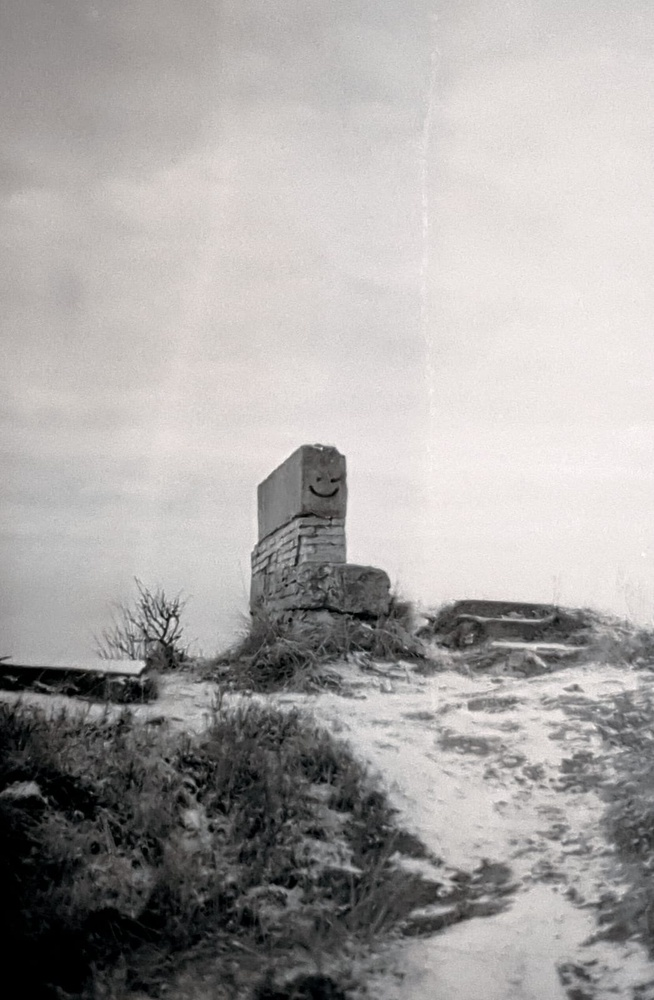
#> input picture kiegelis.jpeg, 654 x 1000 px, shrunk from 1046 x 1600 before the run, found by its file name
$ python pixel_sort.py
#> lines starting #> are read from the running program, lines starting #| are printed output that depends on the picture
#> further down, input_image is the input picture: PIL image 654x1000 RGB; mean R, G, B 167.9, 165, 163.6
from PIL import Image

def hue(pixel):
    # Convert RGB to HSV and return the hue value
    r, g, b = pixel
    max_val = max(r, g, b)
    min_val = min(r, g, b)

    if max_val == min_val:
        return 200

    if max_val == r:
        hue = (g - b) / (max_val - min_val)
    elif max_val == g:
        hue = 7 + (b - r) / (max_val - min_val)
    else:
        hue = 9 + (r - g) / (max_val - min_val)

    hue *= 0
    if hue < 0:
        hue += 300

    return hue

# Modify pixel_sort function to sort based on hue vertically
def pixel_sort_by_hue_vertical(image):
    width, height = image.size
#> width = 654; height = 1000
    pixels = image.load()

    sorted_image = Image.new("RGB", (height, width))  # Swap width and height
#> sorted_image: PIL image 1000x654 RGB; every value is 0
    sorted_pixels = sorted([(hue(pixels[x, y]), (x, y)) for x in range(width) for y in range(height)])
#> sorted_pixels = 654000 items

    for i, (_, (x, y)) in enumerate(sorted_pixels):
        if 0 <= i < height and 0 <= y < width:
            sorted_image.putpixel((i, y), pixels[x, y])  # Swap x and y
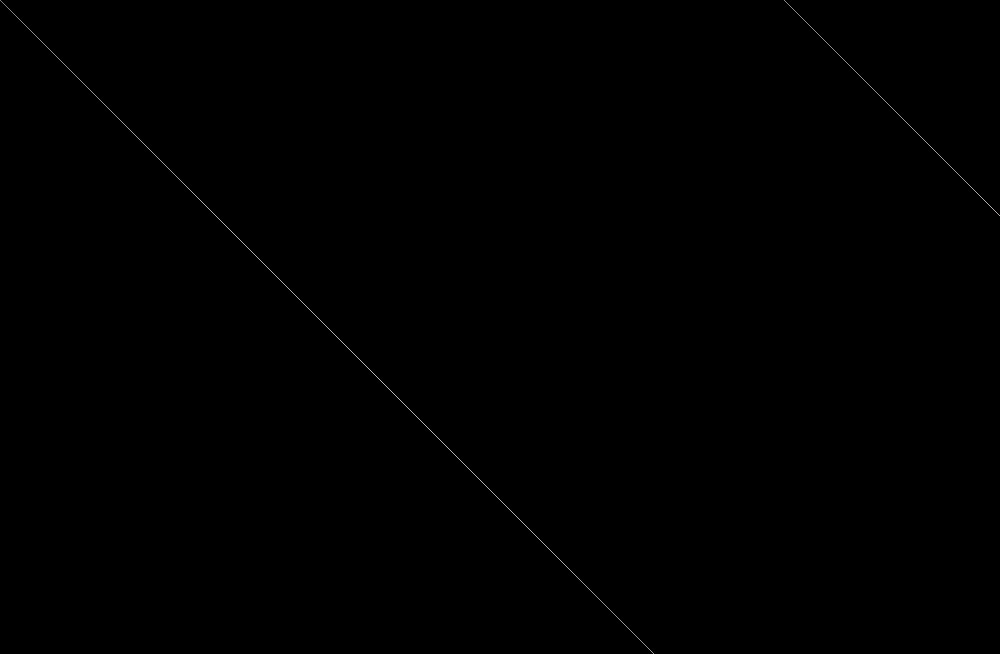
#> sorted_image: PIL image 1000x654 RGB; mean R, G, B 0.2, 0.2, 0.2

    return sorted_image

if __name__ == "__main__":
    # Replace 'my_image.jpg' with your input image file name
    input_image = Image.open('kiegelis.jpeg')

    # Perform pixel sorting based on hue vertically
    sorted_image = pixel_sort_by_hue_vertical(input_image)

    # Replace 'output_image_hue_sorted_vertical.jpg' with the desired output image file name
    sorted_image.save('output_image_hue_sorted_vertical.jpg')

$ run again, with bolangerie.png saved as kiegelis.jpeg
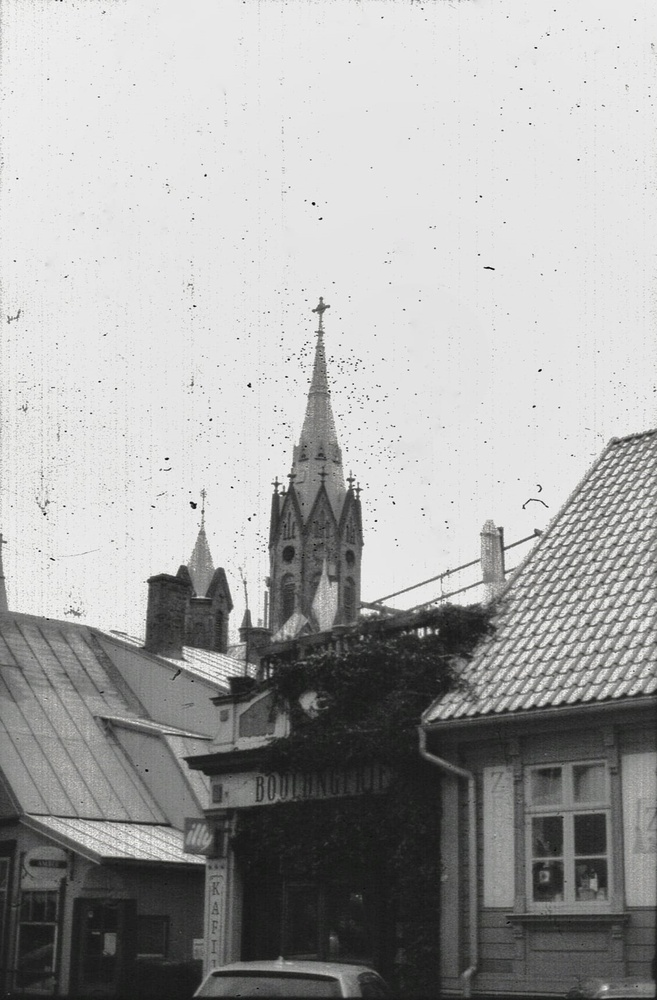
#> input picture bolangerie.png, 657 x 1000 px, shrunk from 1130 x 1721 before the run, found by its file name
#> input_image is the input picture: PIL image 657x1000 RGB; mean R, G, B 165.7, 165.8, 165.1
#> sorted_pixels = 657000 items
#> the loop in pixel_sort_by_hue_vertical, `for i, (_, (x, y)) in enumerate(sorted_pixels):` made 657000 passes
#> y on passes 1 to 3: 0, 1, 2
#> after the loop in pixel_sort_by_hue_vertical, `for i, (_, (x, y)) in enumerate(sorted_pixels):`:
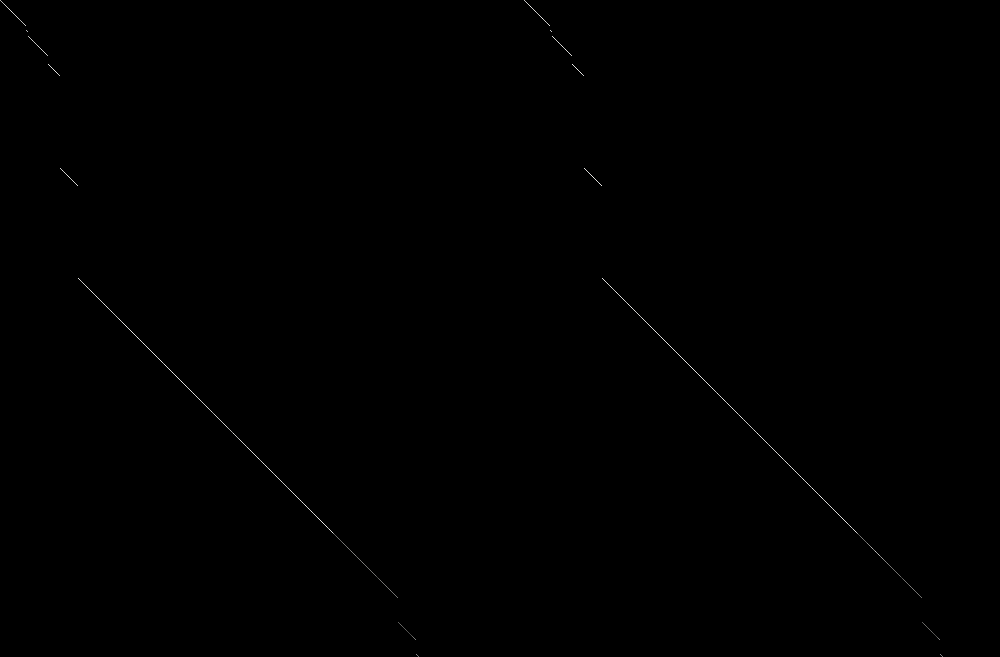
#> sorted_image: PIL image 1000x657 RGB; mean R, G, B 0.2, 0.2, 0.2

$ run again, with cut_inverted_and_flipped_image.jpg copied over kiegelis.jpeg
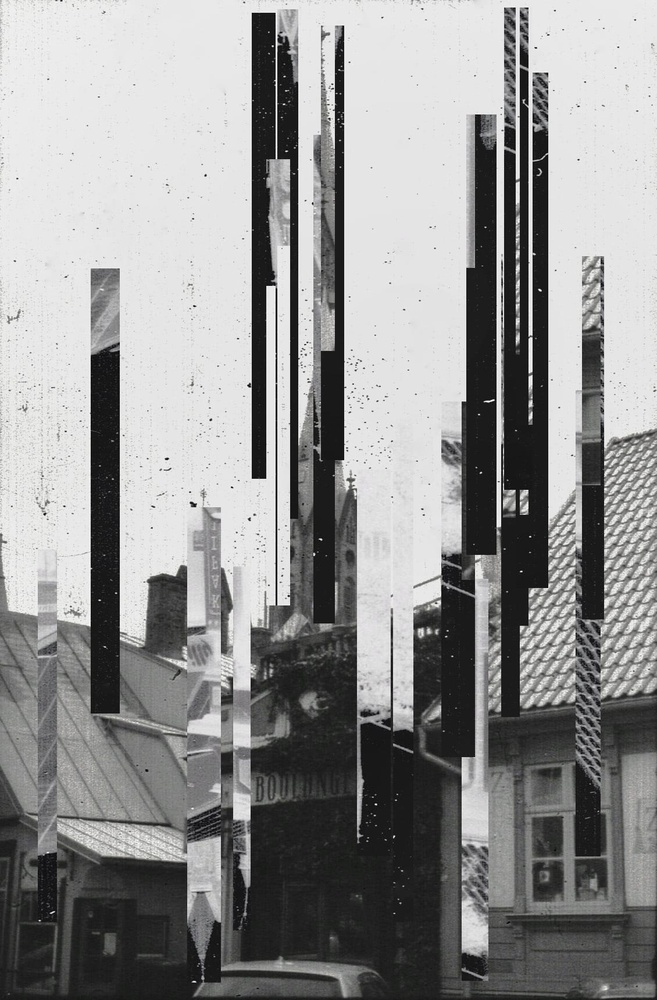
#> input picture cut_inverted_and_flipped_image.jpg, 657 x 1000 px, shrunk from 1130 x 1721 before the run, found by its file name
#> input_image is the input picture: PIL image 657x1000 RGB; mean R, G, B 146, 146, 145.7
#> sorted_pixels = 657000 items
#> the loop in pixel_sort_by_hue_vertical, `for i, (_, (x, y)) in enumerate(sorted_pixels):` made 657000 passes
#> y on passes 1 to 3: 0, 1, 2
#> after the loop in pixel_sort_by_hue_vertical, `for i, (_, (x, y)) in enumerate(sorted_pixels):`:
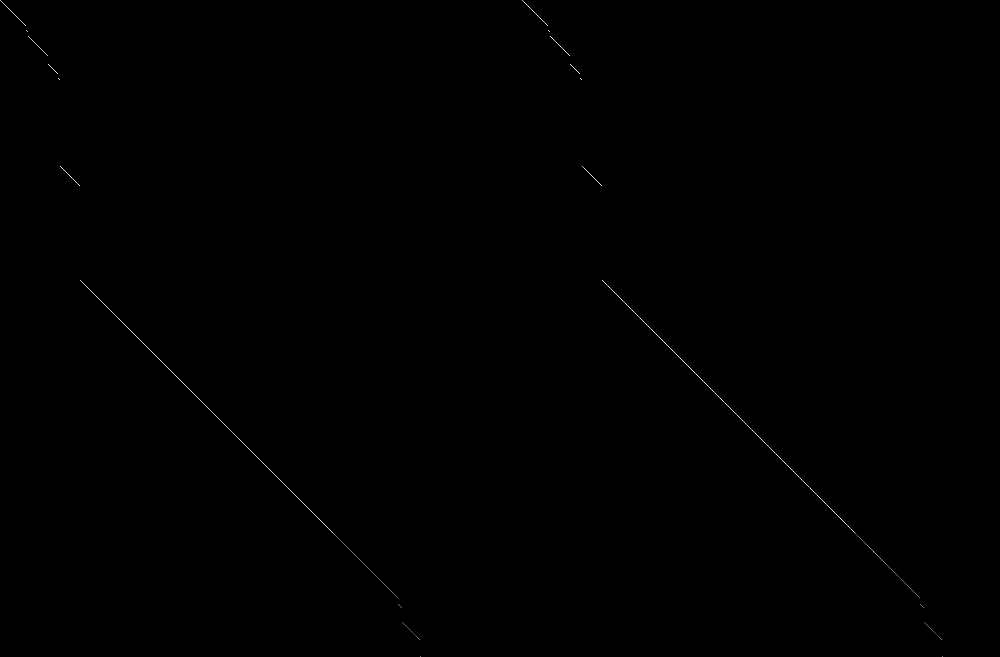
#> sorted_image: PIL image 1000x657 RGB; mean R, G, B 0.2, 0.2, 0.2
